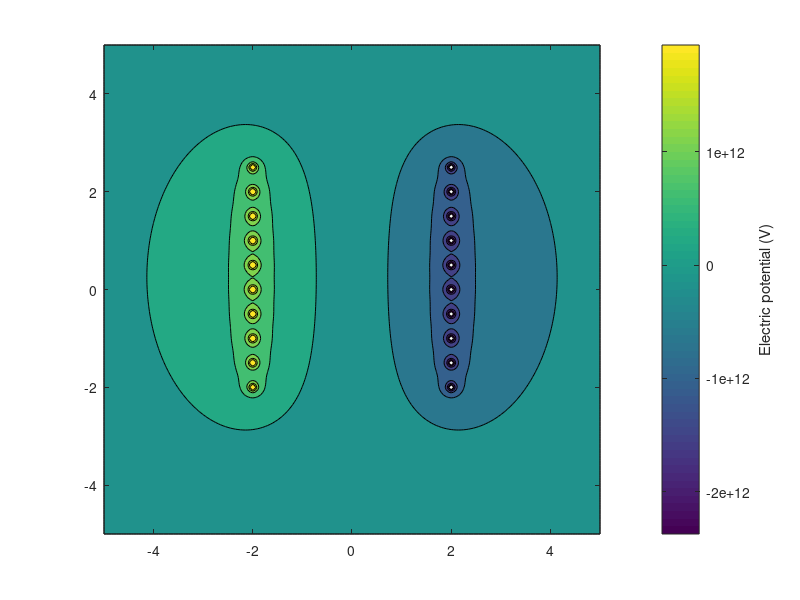

Recreate this plot in MATLAB. (Note: this script raises an error after producing the figure.)
close all

a= 2; %modulo da posição x no dipolo, posição y ou x no quadripolo, e posição x no caso do capacitor
b= 2.5; %posição y da primeira carga (de cima pra baixo) no caso do capacitor
c= 0.5; %espaço entre as cargas no caso do capacitor
d= 10; %valor da carga

k = 8.987E9; % Coulomb's constant

%Dipolo
%p = [-a,0;a,0];
%Q = [d,-d];

%Quadripolo
%p= [0,a;-a,0;0,-a;0,a;];
%Q= [d,d,-d,-d];

%Capacitor
p = [-a,b;-a,(b-c);-a,(b-2*c);-a,(b-3*c);-a,(b-4*c);-a,(b-5*c);-a,(b-6*c);-a,(b-7*c);-a,(b-8*c);-a,(b-9*c);a,b;a,(b-c);a,(b-2*c);a,(b-3*c);a,(b-4*c);a,(b-5*c);a,(b-6*c);a,(b-7*c);a,(b-8*c);a,(b-9*c);];
Q = [d,d,d,d,d,d,d,d,d,d,-d,-d,-d,-d,-d,-d,-d,-d,-d,-d];

[X,Y] = meshgrid(-5:0.05:5); % Create a grid of coordinates where V is to be calculated

V = zeros(size(X)); % Start with zero electric potential
for ii = 1:numel(Q) % Superpose the electric potential field of each charge
    V = V + k * Q(ii) ./ hypot(p(ii,1)-X, p(ii,2)-Y);
end

hContour = contourf(X,Y,V);
hColorbar = colorbar;
ylabel(hColorbar,'Electric potential (V)')

%hContour.LevelList = [0 quantile(V(:),10)];

[Ex,Ey] = gradient(V);
Ex = Ex.*-1;
Ey = Ey.*-1;
validColumns = all(isfinite(Ex) & isfinite(Ey)); % Ignore columns where E contains infinite values due to the point charges since streamslice can't handle them
hold on
hLines = streamslice(X(:,validColumns),Y(:,validColumns),Ex(:,validColumns),Ey(:,validColumns));
set(hLines,'Color','r');